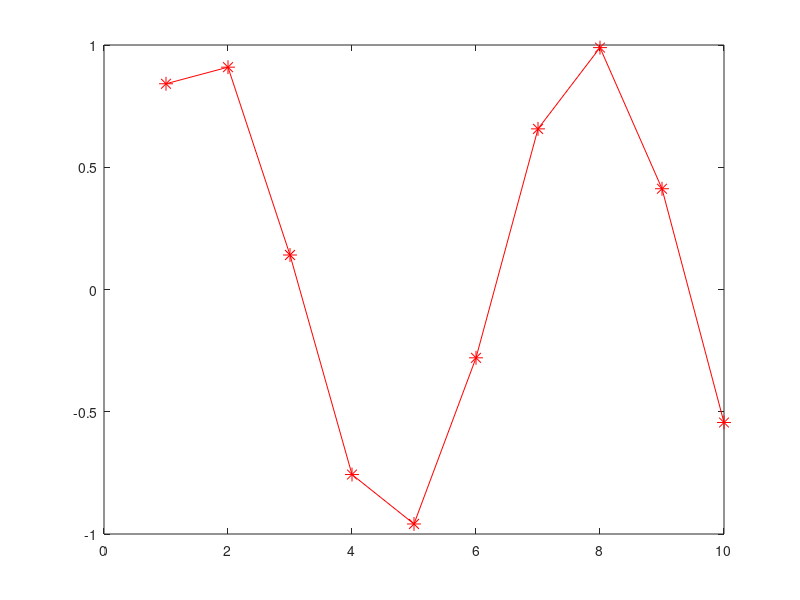

Reproduce this figure in MATLAB.
A = [1 23 3; 3 2 6; 5 7 8];
norms = zeros(1,3);
for i = 1:3
    norms(i) = norm(A(:,i));
end
[B,I] = sort(norms);


x = 1:10;
y = sin(x);
plot(x,y,'r*-','MarkerSize',10)